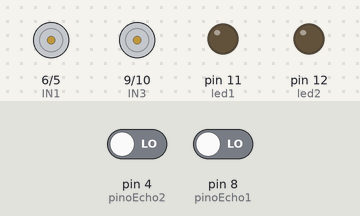
The sketch below on a simulated Arduino Uno, built with avr-gcc and run on an emulated ATmega328P. Shown: motor-driver pin pairs drawn as motors (green arrow = first pin HIGH = forward, orange = second pin HIGH = backward, longer = more drive), output pins drawn as LEDs (lit = HIGH). The inputs (shaded band) are chosen by the test bench; at power-on: pin 4 (pinoEcho2) LOW, pin 8 (pinoEcho1) LOW.

Above: at 2.04 s.
At 2.4 s:
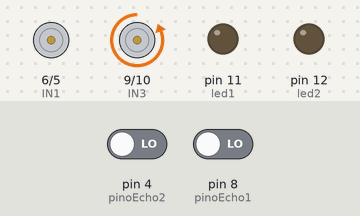
At 2.88 s:
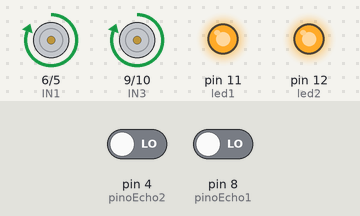
At 4.3 s:
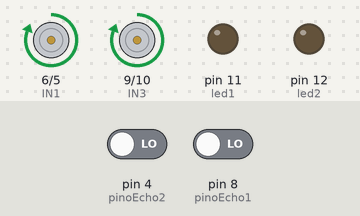
Timing chart, 0 to 5.0 s (numbered marks = the images above):
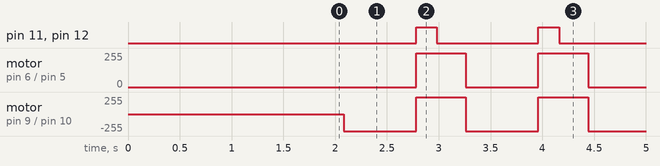

Measured:
- by itself, pin 11 (led1), pin 12 (led2): alternates HIGH for 0.20 s and LOW for 0.98 s
- by itself, motor on pin 6 (IN1) / pin 5 (IN2): alternates forward 255/255 for 0.48 s and stopped for 0.70 s
- by itself, motor on pin 9 (IN3) / pin 10 (IN4): alternates forward 255/255 for 0.48 s and backward 255/255 for 0.70 s

The sketch:

carrinho_autonomo.ino
```cpp
//pinos dos sensores
#define pinoTrig1 7
#define pinoEcho1 8
#define pinoTrig2 3
#define pinoEcho2 4

//leds
#define led1 11
#define led2 12

//pinos do driver
#define IN1 6
#define IN2 5
#define IN3 9
#define IN4 10


void setup() {
  //Inicia o monitor Serial
  Serial.begin(9600);

  //Inicializa todas as portas
  pinMode(IN1, OUTPUT);
  pinMode(IN2, OUTPUT);
  pinMode(IN3, OUTPUT);
  pinMode(IN4, OUTPUT);
  pinMode(led1, OUTPUT);
  pinMode(led2, OUTPUT);

  //estado inicial
  digitalWrite(IN1, LOW);
  digitalWrite(IN2, LOW);
  digitalWrite(IN3, LOW);
  digitalWrite(IN4, LOW);
  delay(2000);
}

void loop() {
  //Chamada da funcao que calcula a distancia e guarda nas variaveis
  float distancia1 = ler_distancia(pinoTrig1, pinoEcho1);
  delay(10);
  float distancia2 = ler_distancia(pinoTrig2, pinoEcho2);
  delay(10);

  //Logica para a tomada de decisão
  if(distancia1 >= 20 and distancia2 >= 20){
    digitalWrite(IN1, HIGH);
    digitalWrite(IN2, LOW);
    digitalWrite(IN3, HIGH);
    digitalWrite(IN4, LOW);
  }else if(distancia1 < 20){
    digitalWrite(IN1, LOW);
    digitalWrite(IN2, LOW);
    digitalWrite(IN3, LOW);
    digitalWrite(IN4, HIGH);
    delay(700);
    digitalWrite(IN1, HIGH);
    digitalWrite(IN2, LOW);
    digitalWrite(IN3, HIGH);
    digitalWrite(IN4, LOW);
  }else if(distancia2 < 20){
    digitalWrite(IN1, LOW);
    digitalWrite(IN2, HIGH);
    digitalWrite(IN3, LOW);
    digitalWrite(IN4, LOW);
    delay(700);
    digitalWrite(IN1, HIGH);
    digitalWrite(IN2, LOW);
    digitalWrite(IN3, HIGH);
    digitalWrite(IN4, LOW);
  }else if(distancia1 < 20 and distancia2 < 20){
    digitalWrite(IN1, LOW);
    digitalWrite(IN2, HIGH);
    digitalWrite(IN3, LOW);
    digitalWrite(IN4, HIGH);
    delay(700);
    digitalWrite(IN1, LOW);
    digitalWrite(IN2, LOW);
    digitalWrite(IN3, HIGH);
    digitalWrite(IN4, LOW);
    delay(400);
    digitalWrite(IN1, HIGH);
    digitalWrite(IN2, LOW);
    digitalWrite(IN3, HIGH);
    digitalWrite(IN4, LOW);
  }

  //Chamada da funcao que pisca os leds
  pisca_alerta();

}

void pisca_alerta(){
  digitalWrite(led1, HIGH);
  digitalWrite(led2, HIGH);
  delay(200);
  digitalWrite(led1, LOW);
  digitalWrite(led2, LOW);
  delay(200);
}

float ler_distancia(int trigPin, int echoPin){
  float distancia;
  long duracao;

  //Deixa o pino Trig em high por 10 milissegudos
  digitalWrite(trigPin, LOW);
  delayMicroseconds(2);
  digitalWrite(trigPin, HIGH);
  delayMicroseconds(10);
  digitalWrite(trigPin, LOW);

  duracao = pulseIn(echoPin, HIGH, 30000);

  //converte a distancia para centimetros
  distancia = duracao * 0.0343/2;

  //caso não encontre nada, converte para -1
  if(duracao == 0) return -1;
  return distancia;
}
```
